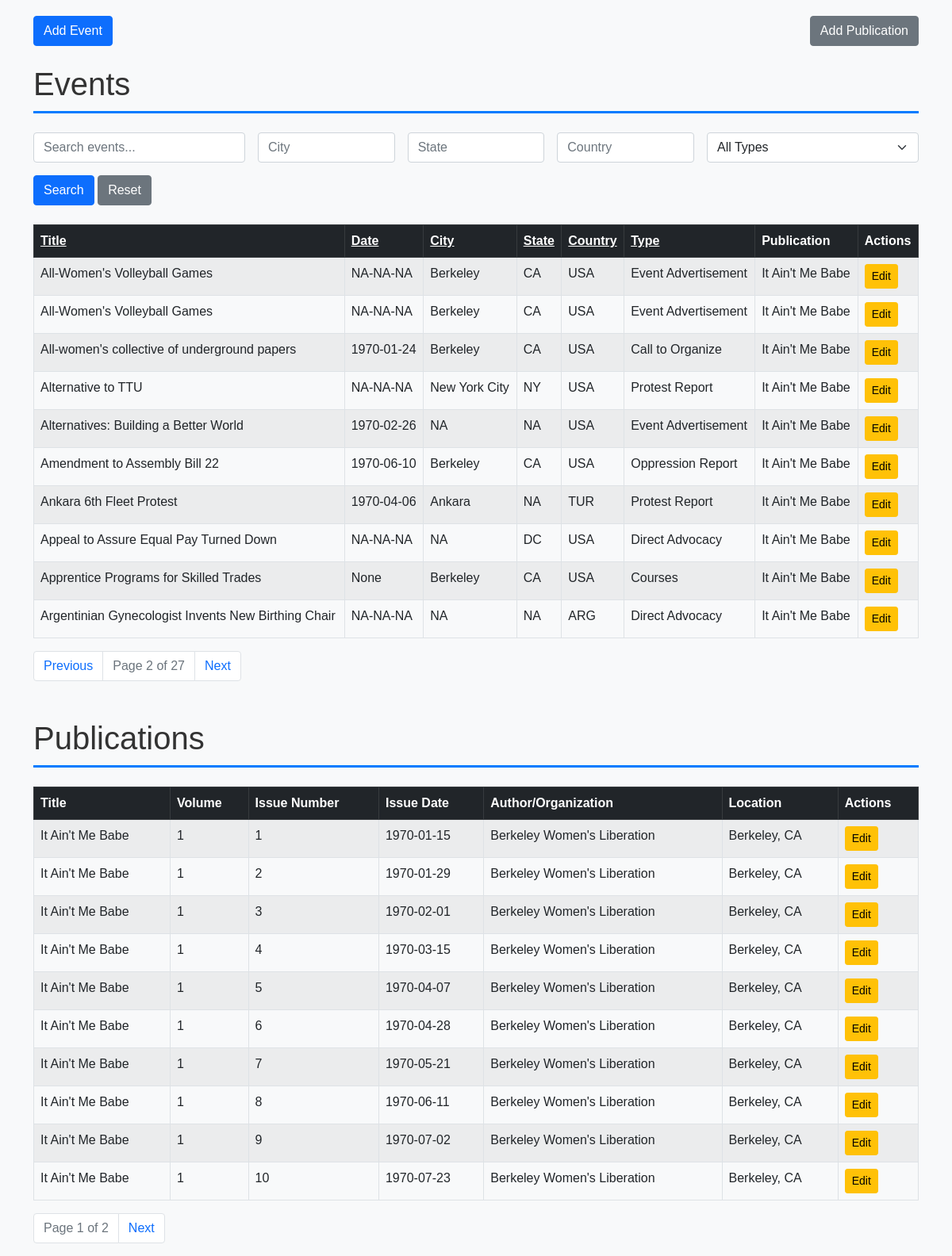
Screenshot of /?page_events=2&sort_events=event_title&order_events=asc with the database file from the repository.
### tables this page shows
CREATE TABLE events (
    event_id INTEGER PRIMARY KEY AUTOINCREMENT, -- Unique ID for each event
    event_title TEXT NOT NULL,                  -- Title of the event
    event_date DATE,                            -- Date of the event
    description TEXT,                           -- Description of the event
    city TEXT,                                  -- City where the event occurred
    state TEXT,                                 -- State where the event occurred
    country TEXT,                               -- Country where the event occurred
    location TEXT,                              -- Specific location of the event (e.g., venue name)
    address TEXT,                               -- Street address of the event
    event_type TEXT,                            -- Type of event (e.g., conference, workshop)
    publication_id INTEGER,                     -- Foreign key to publications table
    source_publication TEXT,                    -- Source publication for the event if reprinted
    FOREIGN KEY (publication_id) REFERENCES publications (pub_id)
);

CREATE TABLE publications (
    pub_id INTEGER PRIMARY KEY AUTOINCREMENT, -- Unique ID for each publication
    pub_title TEXT NOT NULL,                 -- Title of the publication
    volume INTEGER NOT NULL,                 -- Volume number
    issue_number INTEGER NOT NULL,           -- Issue number within the volume
    issue_date DATE,                         -- Full issue date (year, month, day)
    volume_title TEXT,                       -- Title of the volume (if applicable)
    author_org TEXT,                         -- Author or organization responsible for the publication
    location TEXT                            -- Location associated with the publication
);

### DatabaseFlask/app.py (the view)
@app.route('/')
def index():
    search = request.args.get('search', '').strip()
    sort_events = request.args.get('sort_events', 'event_title')  # Default sort for events
    order_events = request.args.get('order_events', 'asc')  # Default order for events
    page_events = int(request.args.get('page_events', 1))  # Current page for events
    per_page = 10  # Number of rows per page
    offset_events = (page_events - 1) * per_page
    sort_publications = request.args.get('sort_publications', 'pub_title')  # Default sort for publications
    order_publications = request.args.get('order_publications', 'asc')  # Default order for publications
    page_publications = int(request.args.get('page_publications', 1))  # Current page for publications
    offset_publications = (page_publications - 1) * per_page
    conn = get_db_connection()
    events_query = f'''
        SELECT e.event_id, e.event_title, e.event_date, e.city, e.state, e.country, e.event_type,
               e.description, e.location, e.address, e.source_publication,
               p.pub_title AS publication_title
        FROM events e
        LEFT JOIN publications p ON e.publication_id = p.pub_id
        WHERE e.event_title LIKE ?
        ORDER BY {sort_events} {order_events.upper()}
        LIMIT ? OFFSET ?
    '''
    events = conn.execute(events_query, (f"%{search}%", per_page, offset_events)).fetchall()
    total_events_query = '''
        SELECT COUNT(*) FROM events WHERE event_title LIKE ?
    '''
    total_events = conn.execute(total_events_query, (f"%{search}%",)).fetchone()[0]
    publications_query = f'''
        SELECT pub_id, pub_title, volume, issue_number, issue_date, author_org, location
        FROM publications
        ORDER BY {sort_publications} {order_publications.upper()}
        LIMIT ? OFFSET ?
    '''
    publications = conn.execute(publications_query, (per_page, offset_publications)).fetchall()
    total_publications_query = '''
        SELECT COUNT(*) FROM publications
    '''
    total_publications = conn.execute(total_publications_query).fetchone()[0]
    conn.close()
    total_pages_events = (total_events + per_page - 1) // per_page  # Round up division
    total_pages_publications = (total_publications + per_page - 1) // per_page
    return render_template(
        'index.html',
        events=events,
        publications=publications,
        page_events=page_events,
        total_pages_events=total_pages_events,
        page_publications=page_publications,
        total_pages_publications=total_pages_publications,
        search=search,
        sort_events=sort_events,
        order_events=order_events,
        sort_publications=sort_publications,
        order_publications=order_publications
    )

### DatabaseFlask/app.py (called while the page is built)
def get_db_connection():
    conn = sqlite3.connect(DB_PATH)
    conn.row_factory = sqlite3.Row  # This allows us to access columns by name like row['title']
    return conn

### DatabaseFlask/templates/index.html (shortened to what this page needs)
{% extends "base.html" %}
{% block content %}
<div class="d-flex justify-content-between mb-4">
    <a href="{{ url_for('add_event') }}" class="btn btn-primary">Add Event</a>
    <a href="{{ url_for('add_publication') }}" class="btn btn-secondary">Add Publication</a>
</div>
<h1 class="mb-4">Events</h1>
<form method="GET" action="{{ url_for('index') }}" class="mb-4">
    <div class="row g-3">
        <div class="col-md-3">
            <input type="text" name="search" class="form-control" placeholder="Search events..." value="{{ search }}">
        </div>
        <div class="col-md-2">
            <input type="text" name="city" class="form-control" placeholder="City" value="{{ request.args.get('city', '') }}">
        </div>
        <div class="col-md-2">
            <input type="text" name="state" class="form-control" placeholder="State" value="{{ request.args.get('state', '') }}">
        </div>
        <div class="col-md-2">
            <input type="text" name="country" class="form-control" placeholder="Country" value="{{ request.args.get('country', '') }}">
        </div>
        <div class="col-md-3">
            <select name="event_type" class="form-select">
                <option value="">All Types</option>
            </select>
        </div>
    </div>
    <div class="mt-3">
        <button type="submit" class="btn btn-primary">Search</button>
        <a href="{{ url_for('index') }}" class="btn btn-secondary">Reset</a>
    </div>
</form>
<table class="table table-striped table-bordered">
    <thead class="table-dark">
        <tr>
            <th><a href="{{ url_for('index', sort_events='event_title', order_events='asc' if order_events == 'desc' else 'desc', page_events=page_events) }}" class="text-white">Title</a></th>
            <th><a href="{{ url_for('index', sort_events='event_date', order_events='asc' if order_events == 'desc' else 'desc', page_events=page_events) }}" class="text-white">Date</a></th>
            <th><a href="{{ url_for('index', sort_events='city', order_events='asc' if order_events == 'desc' else 'desc', page_events=page_events) }}" class="text-white">City</a></th>
            <th><a href="{{ url_for('index', sort_events='state', order_events='asc' if order_events == 'desc' else 'desc', page_events=page_events) }}" class="text-white">State</a></th>
            <th><a href="{{ url_for('index', sort_events='country', order_events='asc' if order_events == 'desc' else 'desc', page_events=page_events) }}" class="text-white">Country</a></th>
            <th><a href="{{ url_for('index', sort_events='event_type', order_events='asc' if order_events == 'desc' else 'desc', page_events=page_events) }}" class="text-white">Type</a></th>
            <th>Publication</th>
            <th>Actions</th>
        </tr>
    </thead>
    <tbody>
        {% for event in events %}
        <tr>
            <td>{{ event.event_title }}</td>
            <td>{{ event.event_date }}</td>
            <td>{{ event.city }}</td>
            <td>{{ event.state }}</td>
            <td>{{ event.country }}</td>
            <td>{{ event.event_type }}</td>
            <td>{{ event.publication_title }}</td>
            <td>
                <a href="{{ url_for('edit_record', record_type='event', record_id=event.event_id) }}" class="btn btn-sm btn-warning">Edit</a>
            </td>
        </tr>
        {% endfor %}
    </tbody>
</table>
<nav>
    <ul class="pagination">
        {% if page_events > 1 %}
        <li class="page-item">
            <a href="{{ url_for('index', page_events=page_events-1, sort_events=sort_events, order_events=order_events) }}" class="page-link">Previous</a>
        </li>
        {% endif %}
        <li class="page-item disabled">
            <span class="page-link">Page {{ page_events }} of {{ total_pages_events }}</span>
        </li>
        {% if page_events < total_pages_events %}
        <li class="page-item">
            <a href="{{ url_for('index', page_events=page_events+1, sort_events=sort_events, order_events=order_events) }}" class="page-link">Next</a>
        </li>
        {% endif %}
    </ul>
</nav>
<h1 class="mt-5 mb-4">Publications</h1>
<table class="table table-striped table-bordered">
    <thead class="table-dark">
        <tr>
            <th>Title</th>
            <th>Volume</th>
            <th>Issue Number</th>
            <th>Issue Date</th>
            <th>Author/Organization</th>
            <th>Location</th>
            <th>Actions</th>
        </tr>
    </thead>
    <tbody>
        {% for publication in publications %}
        <tr>
            <td>{{ publication.pub_title }}</td>
            <td>{{ publication.volume }}</td>
            <td>{{ publication.issue_number }}</td>
            <td>{{ publication.issue_date }}</td>
            <td>{{ publication.author_org }}</td>
            <td>{{ publication.location }}</td>
            <td>
                <a href="{{ url_for('edit_record', record_type='publication', record_id=publication.pub_id) }}" class="btn btn-sm btn-warning">Edit</a>
            </td>
        </tr>
        {% endfor %}
    </tbody>
</table>
<nav>
    <ul class="pagination">
        <li class="page-item disabled">
            <span class="page-link">Page {{ page_publications }} of {{ total_pages_publications }}</span>
        </li>
        {% if page_publications < total_pages_publications %}
        <li class="page-item">
            <a href="{{ url_for('index', page_publications=page_publications+1, sort_publications=sort_publications, order_publications=order_publications) }}" class="page-link">Next</a>
        </li>
        {% endif %}
    </ul>
</nav>
{% endblock %}

### DatabaseFlask/templates/base.html (style rules this page uses)
body { font-family: Arial, sans-serif; background-color: #f8f9fa; }
h1 { color: #333; border-bottom: 3px solid #007bff; padding-bottom: 10px; }

### rows the page displays
events: event_title "All-Women's Volleyball Games", event_date "NA-NA-NA", city "Berkeley", state "CA", country "USA", event_type "Event Advertisement", publication_title "It Ain't Me Babe"
events: event_title "All-Women's Volleyball Games", event_date "NA-NA-NA", city "Berkeley", state "CA", country "USA", event_type "Event Advertisement", publication_title "It Ain't Me Babe"
events: event_title "All-women's collective of underground papers", event_date "1970-01-24", city "Berkeley", state "CA", country "USA", event_type "Call to Organize", publication_title "It Ain't Me Babe"
events: event_title "Alternative to TTU", event_date "NA-NA-NA", city "New York City", state "NY", country "USA", event_type "Protest Report", publication_title "It Ain't Me Babe"
events: event_title "Alternatives: Building a Better World", event_date "1970-02-26", city "NA", state "NA", country "USA", event_type "Event Advertisement", publication_title "It Ain't Me Babe"
events: event_title "Amendment to Assembly Bill 22", event_date "1970-06-10", city "Berkeley", state "CA", country "USA", event_type "Oppression Report", publication_title "It Ain't Me Babe"
events: event_title "Ankara 6th Fleet Protest", event_date "1970-04-06", city "Ankara", state "NA", country "TUR", event_type "Protest Report", publication_title "It Ain't Me Babe"
events: event_title "Appeal to Assure Equal Pay Turned Down", event_date "NA-NA-NA", city "NA", state "DC", country "USA", event_type "Direct Advocacy", publication_title "It Ain't Me Babe"
events: event_title "Apprentice Programs for Skilled Trades", event_date "None", city "Berkeley", state "CA", country "USA", event_type "Courses", publication_title "It Ain't Me Babe"
events: event_title "Argentinian Gynecologist Invents New Birthing Chair", event_date "NA-NA-NA", city "NA", state "NA", country "ARG", event_type "Direct Advocacy", publication_title "It Ain't Me Babe"
publications: pub_title "It Ain't Me Babe", volume "1", issue_number "1", issue_date "1970-01-15", author_org "Berkeley Women's Liberation", location "Berkeley, CA"
publications: pub_title "It Ain't Me Babe", volume "1", issue_number "2", issue_date "1970-01-29", author_org "Berkeley Women's Liberation", location "Berkeley, CA"
publications: pub_title "It Ain't Me Babe", volume "1", issue_number "3", issue_date "1970-02-01", author_org "Berkeley Women's Liberation", location "Berkeley, CA"
publications: pub_title "It Ain't Me Babe", volume "1", issue_number "4", issue_date "1970-03-15", author_org "Berkeley Women's Liberation", location "Berkeley, CA"
publications: pub_title "It Ain't Me Babe", volume "1", issue_number "5", issue_date "1970-04-07", author_org "Berkeley Women's Liberation", location "Berkeley, CA"
publications: pub_title "It Ain't Me Babe", volume "1", issue_number "6", issue_date "1970-04-28", author_org "Berkeley Women's Liberation", location "Berkeley, CA"
publications: pub_title "It Ain't Me Babe", volume "1", issue_number "7", issue_date "1970-05-21", author_org "Berkeley Women's Liberation", location "Berkeley, CA"
publications: pub_title "It Ain't Me Babe", volume "1", issue_number "8", issue_date "1970-06-11", author_org "Berkeley Women's Liberation", location "Berkeley, CA"
publications: pub_title "It Ain't Me Babe", volume "1", issue_number "9", issue_date "1970-07-02", author_org "Berkeley Women's Liberation", location "Berkeley, CA"
publications: pub_title "It Ain't Me Babe", volume "1", issue_number "10", issue_date "1970-07-23", author_org "Berkeley Women's Liberation", location "Berkeley, CA"

### other values shown
{{ page_events }} "2"
{{ total_pages_events }} "27"
{{ page_publications }} "1"
{{ total_pages_publications }} "2"
